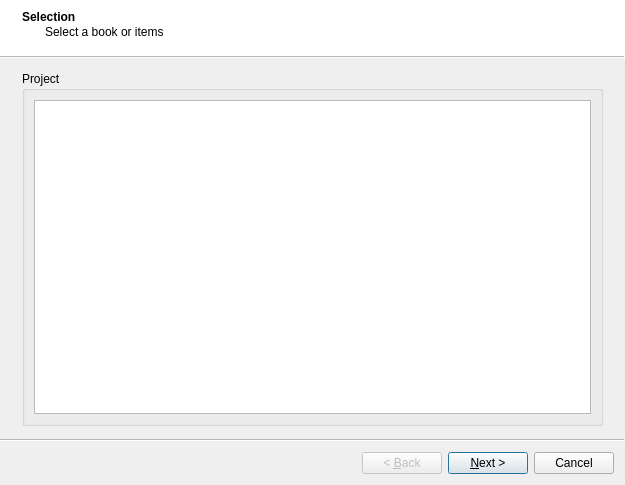
<?xml version="1.0" encoding="UTF-8"?>
<ui version="4.0">
 <class>SelectionExportWizard</class>
 <widget class="QWizard" name="SelectionExportWizard">
  <property name="geometry">
   <rect>
    <x>0</x>
    <y>0</y>
    <width>625</width>
    <height>485</height>
   </rect>
  </property>
  <property name="windowTitle">
   <string>Wizard</string>
  </property>
  <property name="wizardStyle">
   <enum>QWizard::ModernStyle</enum>
  </property>
  <property name="options">
   <set>QWizard::NoDefaultButton</set>
  </property>
  <widget class="QWizardPage" name="selectionPage">
   <property name="title">
    <string>Selection</string>
   </property>
   <property name="subTitle">
    <string>Select a book or items</string>
   </property>
   <layout class="QHBoxLayout" name="horizontalLayout">
    <item>
     <widget class="QGroupBox" name="groupBox_2">
      <property name="title">
       <string>Project</string>
      </property>
      <property name="flat">
       <bool>true</bool>
      </property>
      <layout class="QVBoxLayout" name="verticalLayout_2">
       <item>
        <widget class="QTreeView" name="treeView">
         <property name="editTriggers">
          <set>QAbstractItemView::NoEditTriggers</set>
         </property>
         <property name="showDropIndicator" stdset="0">
          <bool>false</bool>
         </property>
         <property name="rootIsDecorated">
          <bool>false</bool>
         </property>
         <property name="animated">
          <bool>true</bool>
         </property>
         <attribute name="headerVisible">
          <bool>false</bool>
         </attribute>
        </widget>
       </item>
      </layout>
     </widget>
    </item>
   </layout>
  </widget>
  <widget class="QWizardPage" name="optionPage">
   <property name="title">
    <string>Options</string>
   </property>
   <property name="subTitle">
    <string>Select options and the destination</string>
   </property>
   <layout class="QVBoxLayout" name="verticalLayout_3">
    <item>
     <widget class="QGroupBox" name="extensionGroupBox">
      <property name="title">
       <string>Choose an extension</string>
      </property>
      <layout class="QHBoxLayout" name="formatButtonsLayout"/>
     </widget>
    </item>
    <item>
     <widget class="QWidget" name="destinationWidget" native="true">
      <layout class="QHBoxLayout" name="horizontalLayout_2">
       <item>
        <widget class="QLabel" name="destinationLabel">
         <property name="text">
          <string>Destination:</string>
         </property>
        </widget>
       </item>
       <item>
        <widget class="QLineEdit" name="destinationLineEdit"/>
       </item>
       <item>
        <widget class="QPushButton" name="selectDestinationButton">
         <property name="text">
          <string>Select</string>
         </property>
        </widget>
       </item>
      </layout>
     </widget>
    </item>
    <item>
     <widget class="Line" name="line">
      <property name="orientation">
       <enum>Qt::Horizontal</enum>
      </property>
     </widget>
    </item>
    <item>
     <layout class="QFormLayout" name="formLayout_2">
      <item row="0" column="0">
       <widget class="QLabel" name="fontSizeLabel">
        <property name="text">
         <string>Font size:</string>
        </property>
       </widget>
      </item>
      <item row="0" column="1">
       <widget class="QSpinBox" name="fontSizeSpinBox">
        <property name="minimum">
         <number>8</number>
        </property>
        <property name="maximum">
         <number>30</number>
        </property>
        <property name="value">
         <number>12</number>
        </property>
       </widget>
      </item>
      <item row="1" column="0">
       <widget class="QLabel" name="fontFamilyLabel">
        <property name="text">
         <string>Font family:</string>
        </property>
       </widget>
      </item>
      <item row="1" column="1">
       <widget class="QFontComboBox" name="fontComboBox">
        <property name="currentFont">
         <font>
          <family>Times New Roman</family>
         </font>
        </property>
       </widget>
      </item>
      <item row="2" column="0">
       <widget class="QLabel" name="paragraphTopMarginLabel">
        <property name="text">
         <string>Paragraph top margin:</string>
        </property>
       </widget>
      </item>
      <item row="2" column="1">
       <widget class="QSpinBox" name="paragraphTopMarginSpinBox"/>
      </item>
      <item row="3" column="0">
       <widget class="QLabel" name="paragraphFirstLineIndentLabel">
        <property name="text">
         <string>Paragraph's first line indent:</string>
        </property>
       </widget>
      </item>
      <item row="3" column="1">
       <widget class="QSpinBox" name="paragraphFirstLineIndentSpinBox"/>
      </item>
      <item row="4" column="0">
       <widget class="QLabel" name="spaceBetweenLinesLabel">
        <property name="text">
         <string>Space between lines</string>
        </property>
       </widget>
      </item>
      <item row="4" column="1">
       <widget class="QSpinBox" name="spaceBetweenLinesSpinBox">
        <property name="suffix">
         <string>%</string>
        </property>
        <property name="minimum">
         <number>50</number>
        </property>
        <property name="maximum">
         <number>500</number>
        </property>
        <property name="singleStep">
         <number>10</number>
        </property>
        <property name="value">
         <number>100</number>
        </property>
       </widget>
      </item>
     </layout>
    </item>
   </layout>
  </widget>
 </widget>
 <resources/>
 <connections/>
</ui>
